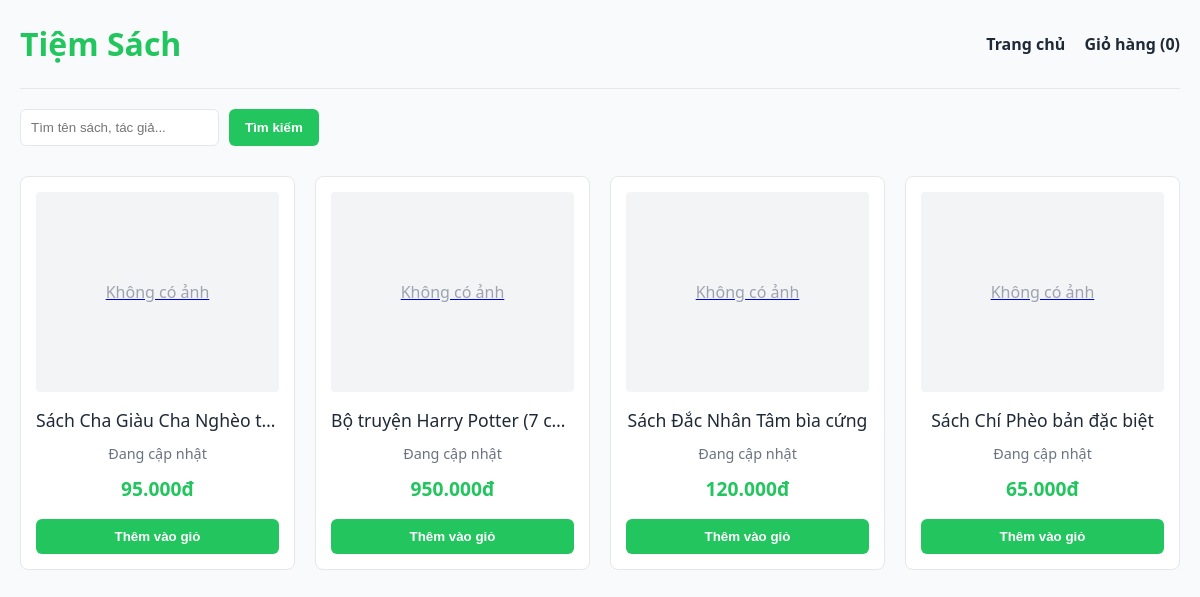
Before: / with the older database file.
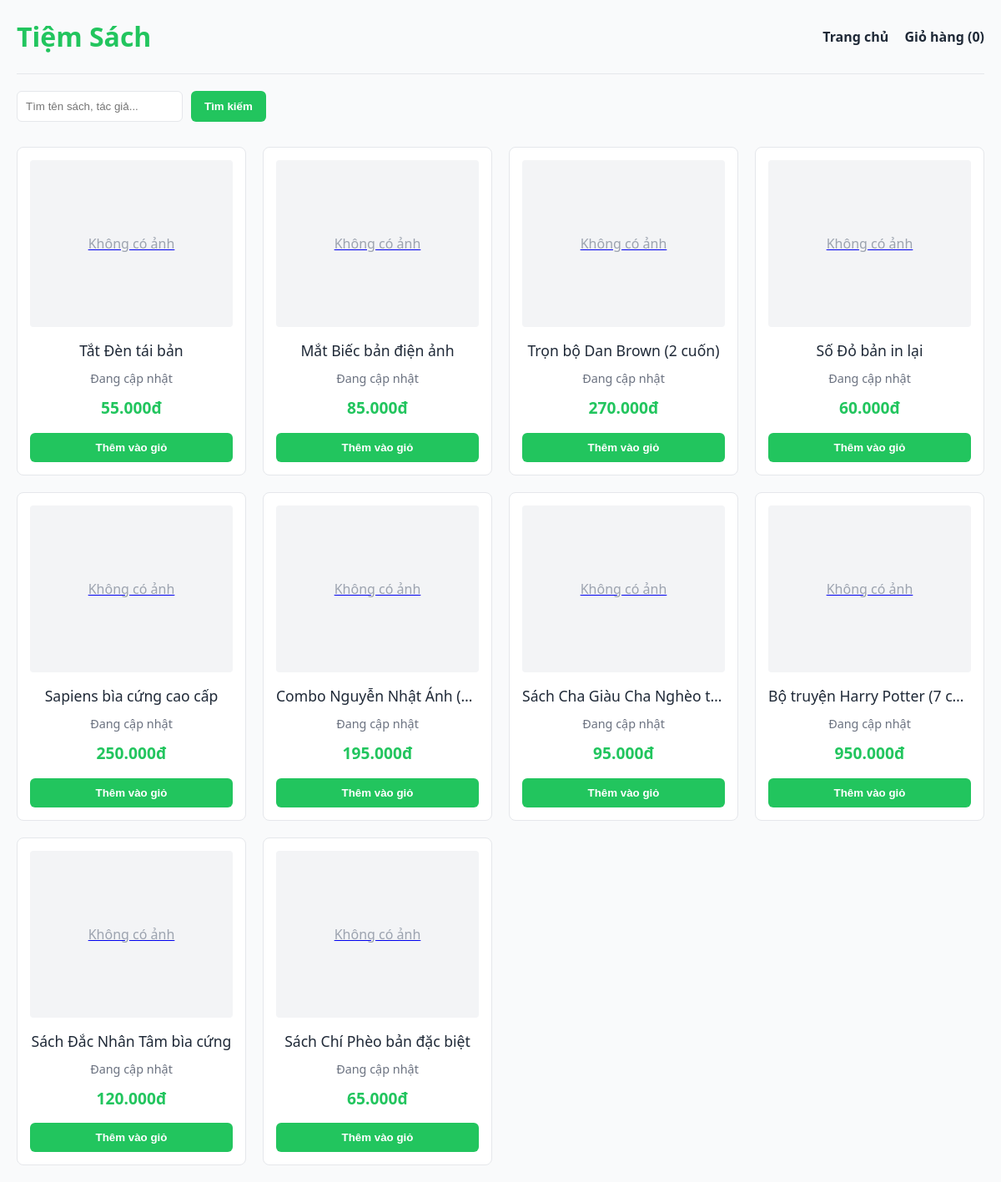
After: the same page with the newer database file.
### tables this page shows
CREATE TABLE IF NOT EXISTS `CH` (
    `id` INT AUTO_INCREMENT PRIMARY KEY,
    `tenSP` VARCHAR(255) NOT NULL,
    `gia` DECIMAL(10, 2) NOT NULL,
    `sl` INT DEFAULT 10,
    `mo_ta` TEXT
);

### controllers/ProductController.php (called while the page is built, shortened)
<?php
require_once './models/sanpham.php';
class ProductController {
    public function index() {
        $keyword = isset($_GET['keyword']) ? trim($_GET['keyword']) : '';
        $model = new Sanpham();
        $sp = $model->getAll($keyword);
        $cartCount = 0;
        require './views/dssp.php';
    }
}
?>

### models/database.php (called while the page is built, shortened)
<?php
class Database {
    private $host = 'localhost';
    private $user = 'root';
    private $pass = '';
    private $dbname = 'quanly_sach';
    public function __construct() {
        try {
            $this->conn = new PDO("mysql:host={$this->host};dbname={$this->dbname}", $this->user, $this->pass);
        } catch(PDOException $e) {
            die("Kết nối thất bại: " . $e->getMessage());
        }
    }
}
?>

### models/sanpham.php (called while the page is built, shortened)
<?php
require_once 'database.php';
class Sanpham {
    private $db;
    public function __construct() {
        $this->db = new Database();
    }
    public function getAll($keyword = '') {
        $sql = "SELECT * FROM CH WHERE 1=1";
        $sql .= " ORDER BY id DESC";
        $stmt = $this->db->conn->prepare($sql);
        try {
            $stmt->execute();
            return $stmt->fetchAll(PDO::FETCH_ASSOC);
        } catch (Exception $e) {
            return [];
        }
    }
}
?>

### views/dssp.php (the view, shortened to what this page needs)
<!DOCTYPE html>
<html lang="vi">
<head>
</head>
<body>
<div class="container">
    <header>
        <a href="index.php" style="text-decoration: none;"><h1>Tiệm Sách</h1></a>
        <div class="header-links">
            <a href="index.php">Trang chủ</a>
            <a href="#">Giỏ hàng (<?= isset($cartCount) ? $cartCount : 0 ?>)</a>
        </div>
    </header>
    <div class="toolbar">
        <form action="index.php" method="GET" class="search-form">
            <input type="text" name="keyword" placeholder="Tìm tên sách, tác giả..." value="<?= isset($keyword) ? htmlspecialchars($keyword) : '' ?>">
            <button type="submit">Tìm kiếm</button>
        </form>
    </div>
    <div class="product-grid">
        <?php if (isset($sp) && !empty($sp)): ?>
            <?php foreach ($sp as $SP): ?>
                <div class="product-card">
                    <a href="index.php?act=chitiet&id=<?= $SP['id'] ?>">
                        <?php if(isset($SP['img']) && !empty($SP['img'])): ?>
                            <img src="<?= htmlspecialchars($SP['img']) ?>" alt="<?= htmlspecialchars($SP['tenSP'] ?? '') ?>" class="product-image">
                        <?php else: ?>
                            <div class="product-image" style="display:flex;align-items:center;justify-content:center;color:#9ca3af;">Không có ảnh</div>
                        <?php endif; ?>
                    </a>
                    <a href="index.php?act=chitiet&id=<?= $SP['id'] ?>" class="product-title" title="<?= htmlspecialchars($SP['tenSP'] ?? '') ?>">
                        <?= htmlspecialchars($SP['tenSP'] ?? 'Chưa cập nhật') ?>
                    </a>
                    <div class="product-author"><?= htmlspecialchars($SP['tacgia'] ?? 'Đang cập nhật') ?></div>
                    <div class="product-price"><?= number_format($SP['gia'] ?? 0, 0, ',', '.') ?>đ</div>
                    <form action="index.php?act=add_cart" method="POST">
                        <button type="submit" style="width: 100%;">Thêm vào giỏ</button>
                    </form>
                </div>
            <?php endforeach; ?>
        <?php else: ?>
            <div class="empty-msg">Không tìm thấy sản phẩm nào.</div>
        <?php endif; ?>
    </div>
</div>
</body>
</html>

### index.php (shortened to what this page needs)
<?php
$area = isset($_GET['area']) ? $_GET['area'] : 'user';
$act = isset($_GET['act']) ? $_GET['act'] : '/';
if ($area === 'admin') {
    require_once './controllers/BookController.php';
    $controller = new BookController();
    switch ($act) {
        case '/':
            $controller->index();
            break;
        case 'create':
            $controller->taoform();
            break;
        case 'store':
            $controller->store();
            break;
        case 'edit':
            $id = isset($_GET['id']) ? $_GET['id'] : 0;
            $controller->edit($id);
            break;
        case 'update':
            $controller->update();
            break;
        case 'delete':
            $id = isset($_GET['id']) ? $_GET['id'] : 0;
            $controller->destroy($id);
            break;
        default:
            $controller->index();
            break;
    }
} else {
    require_once './controllers/ProductController.php';
    $controller = new ProductController();
    switch ($act) {
        case '/':
        default:
            $controller->index();
            break;
    }
}
?>

### views/dssp.php (style rules this page uses)
:root { --primary: #22c55e; --primary-hover: #16a34a; --bg: #f9fafb; --text: #1f2937; --text-light: #6b7280; --card-bg: #ffffff; --border: #e5e7eb; }
body { font-family: system-ui, -apple-system, sans-serif; background-color: var(--bg); color: var(--text); margin: 0; padding: 0; line-height: 1.5; }
.container { max-width: 1200px; margin: 0 auto; padding: 20px; }
header { display: flex; justify-content: space-between; align-items: center; padding-bottom: 20px; border-bottom: 1px solid var(--border); margin-bottom: 20px; }
header h1 { margin: 0; color: var(--primary); }
.header-links a { text-decoration: none; color: var(--text); font-weight: bold; margin-left: 15px; }
.toolbar { display: flex; justify-content: space-between; margin-bottom: 30px; gap: 10px; }
.search-form { display: flex; gap: 10px; }
input[type="text"], select { padding: 10px; border: 1px solid var(--border); border-radius: 6px; outline: none; }
button { padding: 10px 16px; background-color: var(--primary); color: white; border: none; border-radius: 6px; cursor: pointer; font-weight: bold; transition: background 0.2s; }
.product-grid { display: grid; grid-template-columns: repeat(auto-fill, minmax(220px, 1fr)); gap: 20px; }
.product-card { background: var(--card-bg); border: 1px solid var(--border); border-radius: 8px; padding: 15px; text-align: center; transition: transform 0.2s, box-shadow 0.2s; }
.product-image { width: 100%; height: 200px; object-fit: cover; border-radius: 4px; margin-bottom: 15px; background-color: #f3f4f6; }
.product-title { font-size: 1.1rem; margin: 0 0 10px 0; color: var(--text); text-decoration: none; display: block; overflow: hidden; text-overflow: ellipsis; white-space: nowrap; }
.product-author { font-size: 0.9rem; color: var(--text-light); margin-bottom: 10px; }
.product-price { font-size: 1.2rem; font-weight: bold; color: var(--primary); margin-bottom: 15px; }

Changed rows visible on the page:
added ch: tenSP "Tắt Đèn tái bản", tacgia "Đang cập nhật", gia "55.000"
added ch: tenSP "Mắt Biếc bản điện ảnh", tacgia "Đang cập nhật", gia "85.000"
added ch: tenSP "Trọn bộ Dan Brown (2 cuốn)", tacgia "Đang cập nhật", gia "270.000"
added ch: tenSP "Số Đỏ bản in lại", tacgia "Đang cập nhật", gia "60.000"
added ch: tenSP "Sapiens bìa cứng cao cấp", tacgia "Đang cập nhật", gia "250.000"
added ch: tenSP "Combo Nguyễn Nhật Ánh (…", tacgia "Đang cập nhật", gia "195.000"
